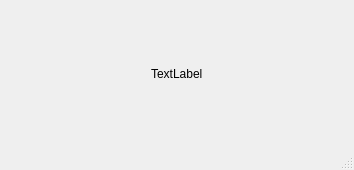
<?xml version="1.0" encoding="UTF-8"?>
<ui version="4.0">
 <class>ImageWindow</class>
 <widget class="QMainWindow" name="ImageWindow">
  <property name="geometry">
   <rect>
    <x>0</x>
    <y>0</y>
    <width>354</width>
    <height>170</height>
   </rect>
  </property>
  <property name="windowTitle">
   <string>Image Window</string>
  </property>
  <widget class="QWidget" name="centralwidget">
   <property name="sizePolicy">
    <sizepolicy hsizetype="Expanding" vsizetype="Expanding">
     <horstretch>0</horstretch>
     <verstretch>0</verstretch>
    </sizepolicy>
   </property>
   <layout class="QHBoxLayout" name="horizontalLayout_2">
    <item>
     <layout class="QHBoxLayout" name="horizontalLayout">
      <property name="sizeConstraint">
       <enum>QLayout::SetMaximumSize</enum>
      </property>
      <item>
       <widget class="QLabel" name="label">
        <property name="sizePolicy">
         <sizepolicy hsizetype="Maximum" vsizetype="Maximum">
          <horstretch>0</horstretch>
          <verstretch>0</verstretch>
         </sizepolicy>
        </property>
        <property name="text">
         <string>TextLabel</string>
        </property>
       </widget>
      </item>
     </layout>
    </item>
   </layout>
  </widget>
  <widget class="QMenuBar" name="menubar">
   <property name="geometry">
    <rect>
     <x>0</x>
     <y>0</y>
     <width>354</width>
     <height>19</height>
    </rect>
   </property>
  </widget>
  <widget class="QStatusBar" name="statusbar"/>
 </widget>
 <resources/>
 <connections/>
</ui>
